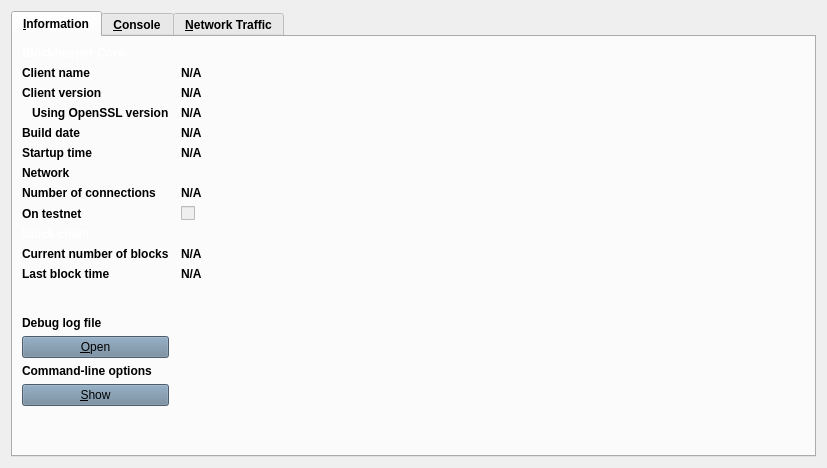
<?xml version="1.0" encoding="UTF-8"?>
<ui version="4.0">
 <class>RPCConsole</class>
 <widget class="QDialog" name="RPCConsole">
  <property name="geometry">
   <rect>
    <x>0</x>
    <y>0</y>
    <width>827</width>
    <height>468</height>
   </rect>
  </property>
  <property name="font">
   <font>
    <weight>75</weight>
    <bold>true</bold>
   </font>
  </property>
  <property name="windowTitle">
   <string>Blockbeeper - Debug window</string>
  </property>
  <property name="styleSheet">
   <string notr="true">background-image: url(:/images/bkg);</string>
  </property>
  <layout class="QVBoxLayout" name="verticalLayout_2">
   <item>
    <widget class="QTabWidget" name="tabWidget">
     <property name="styleSheet">
      <string notr="true"/>
     </property>
     <property name="currentIndex">
      <number>0</number>
     </property>
     <widget class="QWidget" name="tab_info">
      <property name="styleSheet">
       <string notr="true"/>
      </property>
      <attribute name="title">
       <string>&amp;Information</string>
      </attribute>
      <layout class="QGridLayout" name="gridLayout" columnstretch="0,1">
       <property name="horizontalSpacing">
        <number>12</number>
       </property>
       <item row="0" column="0">
        <widget class="QLabel" name="label_9">
         <property name="font">
          <font>
           <weight>75</weight>
           <bold>true</bold>
          </font>
         </property>
         <property name="styleSheet">
          <string notr="true">background-image: url(:/images/bgbfree);</string>
         </property>
         <property name="text">
          <string>&lt;html&gt;&lt;head/&gt;&lt;body&gt;&lt;p&gt;&lt;span style=&quot; color:#ffffff;&quot;&gt;Blockbeeper Core&lt;/span&gt;&lt;/p&gt;&lt;/body&gt;&lt;/html&gt;</string>
         </property>
        </widget>
       </item>
       <item row="1" column="0">
        <widget class="QLabel" name="label_5">
         <property name="styleSheet">
          <string notr="true">background-image: url(:/images/bgbfree);</string>
         </property>
         <property name="text">
          <string>Client name</string>
         </property>
        </widget>
       </item>
       <item row="1" column="1">
        <widget class="QLabel" name="clientName">
         <property name="cursor">
          <cursorShape>IBeamCursor</cursorShape>
         </property>
         <property name="styleSheet">
          <string notr="true">background-image: url(:/images/bgbfree);</string>
         </property>
         <property name="text">
          <string>N/A</string>
         </property>
         <property name="textFormat">
          <enum>Qt::PlainText</enum>
         </property>
         <property name="textInteractionFlags">
          <set>Qt::LinksAccessibleByMouse|Qt::TextSelectableByKeyboard|Qt::TextSelectableByMouse</set>
         </property>
        </widget>
       </item>
       <item row="2" column="0">
        <widget class="QLabel" name="label_6">
         <property name="styleSheet">
          <string notr="true">background-image: url(:/images/bgbfree);</string>
         </property>
         <property name="text">
          <string>Client version</string>
         </property>
        </widget>
       </item>
       <item row="2" column="1">
        <widget class="QLabel" name="clientVersion">
         <property name="cursor">
          <cursorShape>IBeamCursor</cursorShape>
         </property>
         <property name="styleSheet">
          <string notr="true">background-image: url(:/images/bgbfree);</string>
         </property>
         <property name="text">
          <string>N/A</string>
         </property>
         <property name="textFormat">
          <enum>Qt::PlainText</enum>
         </property>
         <property name="textInteractionFlags">
          <set>Qt::LinksAccessibleByMouse|Qt::TextSelectableByKeyboard|Qt::TextSelectableByMouse</set>
         </property>
        </widget>
       </item>
       <item row="3" column="0">
        <widget class="QLabel" name="label_14">
         <property name="styleSheet">
          <string notr="true">background-image: url(:/images/bgbfree);</string>
         </property>
         <property name="text">
          <string>Using OpenSSL version</string>
         </property>
         <property name="indent">
          <number>10</number>
         </property>
        </widget>
       </item>
       <item row="3" column="1">
        <widget class="QLabel" name="openSSLVersion">
         <property name="cursor">
          <cursorShape>IBeamCursor</cursorShape>
         </property>
         <property name="styleSheet">
          <string notr="true">background-image: url(:/images/bgbfree);</string>
         </property>
         <property name="text">
          <string>N/A</string>
         </property>
         <property name="textFormat">
          <enum>Qt::PlainText</enum>
         </property>
         <property name="textInteractionFlags">
          <set>Qt::LinksAccessibleByMouse|Qt::TextSelectableByKeyboard|Qt::TextSelectableByMouse</set>
         </property>
        </widget>
       </item>
       <item row="4" column="0">
        <widget class="QLabel" name="label_12">
         <property name="styleSheet">
          <string notr="true">background-image: url(:/images/bgbfree);</string>
         </property>
         <property name="text">
          <string>Build date</string>
         </property>
        </widget>
       </item>
       <item row="4" column="1">
        <widget class="QLabel" name="buildDate">
         <property name="cursor">
          <cursorShape>IBeamCursor</cursorShape>
         </property>
         <property name="styleSheet">
          <string notr="true">background-image: url(:/images/bgbfree);</string>
         </property>
         <property name="text">
          <string>N/A</string>
         </property>
         <property name="textFormat">
          <enum>Qt::PlainText</enum>
         </property>
         <property name="textInteractionFlags">
          <set>Qt::LinksAccessibleByMouse|Qt::TextSelectableByKeyboard|Qt::TextSelectableByMouse</set>
         </property>
        </widget>
       </item>
       <item row="5" column="0">
        <widget class="QLabel" name="label_13">
         <property name="styleSheet">
          <string notr="true">background-image: url(:/images/bgbfree);</string>
         </property>
         <property name="text">
          <string>Startup time</string>
         </property>
        </widget>
       </item>
       <item row="5" column="1">
        <widget class="QLabel" name="startupTime">
         <property name="cursor">
          <cursorShape>IBeamCursor</cursorShape>
         </property>
         <property name="styleSheet">
          <string notr="true">background-image: url(:/images/bgbfree);</string>
         </property>
         <property name="text">
          <string>N/A</string>
         </property>
         <property name="textFormat">
          <enum>Qt::PlainText</enum>
         </property>
         <property name="textInteractionFlags">
          <set>Qt::LinksAccessibleByMouse|Qt::TextSelectableByKeyboard|Qt::TextSelectableByMouse</set>
         </property>
        </widget>
       </item>
       <item row="6" column="0">
        <widget class="QLabel" name="label_11">
         <property name="font">
          <font>
           <weight>75</weight>
           <bold>true</bold>
          </font>
         </property>
         <property name="styleSheet">
          <string notr="true">background-image: url(:/images/bgbfree);</string>
         </property>
         <property name="text">
          <string>Network</string>
         </property>
        </widget>
       </item>
       <item row="7" column="0">
        <widget class="QLabel" name="label_7">
         <property name="styleSheet">
          <string notr="true">background-image: url(:/images/bgbfree);</string>
         </property>
         <property name="text">
          <string>Number of connections</string>
         </property>
        </widget>
       </item>
       <item row="7" column="1">
        <widget class="QLabel" name="numberOfConnections">
         <property name="cursor">
          <cursorShape>IBeamCursor</cursorShape>
         </property>
         <property name="styleSheet">
          <string notr="true">background-image: url(:/images/bgbfree);</string>
         </property>
         <property name="text">
          <string>N/A</string>
         </property>
         <property name="textFormat">
          <enum>Qt::PlainText</enum>
         </property>
         <property name="textInteractionFlags">
          <set>Qt::LinksAccessibleByMouse|Qt::TextSelectableByKeyboard|Qt::TextSelectableByMouse</set>
         </property>
        </widget>
       </item>
       <item row="8" column="0">
        <widget class="QLabel" name="label_8">
         <property name="styleSheet">
          <string notr="true">background-image: url(:/images/bgbfree);</string>
         </property>
         <property name="text">
          <string>On testnet</string>
         </property>
        </widget>
       </item>
       <item row="8" column="1">
        <widget class="QCheckBox" name="isTestNet">
         <property name="enabled">
          <bool>false</bool>
         </property>
         <property name="styleSheet">
          <string notr="true">background-image: url(:/images/bgbfree);</string>
         </property>
         <property name="text">
          <string/>
         </property>
        </widget>
       </item>
       <item row="9" column="0">
        <widget class="QLabel" name="label_10">
         <property name="font">
          <font>
           <weight>75</weight>
           <bold>true</bold>
          </font>
         </property>
         <property name="styleSheet">
          <string notr="true">background-image: url(:/images/bgbfree);</string>
         </property>
         <property name="text">
          <string>&lt;html&gt;&lt;head/&gt;&lt;body&gt;&lt;p&gt;&lt;span style=&quot; color:#ffffff;&quot;&gt;Block chain&lt;/span&gt;&lt;/p&gt;&lt;/body&gt;&lt;/html&gt;</string>
         </property>
        </widget>
       </item>
       <item row="10" column="0">
        <widget class="QLabel" name="label_3">
         <property name="styleSheet">
          <string notr="true">background-image: url(:/images/bgbfree);</string>
         </property>
         <property name="text">
          <string>Current number of blocks</string>
         </property>
        </widget>
       </item>
       <item row="10" column="1">
        <widget class="QLabel" name="numberOfBlocks">
         <property name="cursor">
          <cursorShape>IBeamCursor</cursorShape>
         </property>
         <property name="styleSheet">
          <string notr="true">background-image: url(:/images/bgbfree);</string>
         </property>
         <property name="text">
          <string>N/A</string>
         </property>
         <property name="textFormat">
          <enum>Qt::PlainText</enum>
         </property>
         <property name="textInteractionFlags">
          <set>Qt::LinksAccessibleByMouse|Qt::TextSelectableByKeyboard|Qt::TextSelectableByMouse</set>
         </property>
        </widget>
       </item>
       <item row="11" column="0">
        <widget class="QLabel" name="label_2">
         <property name="styleSheet">
          <string notr="true">background-image: url(:/images/bgbfree);</string>
         </property>
         <property name="text">
          <string>Last block time</string>
         </property>
        </widget>
       </item>
       <item row="11" column="1">
        <widget class="QLabel" name="lastBlockTime">
         <property name="cursor">
          <cursorShape>IBeamCursor</cursorShape>
         </property>
         <property name="styleSheet">
          <string notr="true">background-image: url(:/images/bgbfree);</string>
         </property>
         <property name="text">
          <string>N/A</string>
         </property>
         <property name="textFormat">
          <enum>Qt::PlainText</enum>
         </property>
         <property name="textInteractionFlags">
          <set>Qt::LinksAccessibleByMouse|Qt::TextSelectableByKeyboard|Qt::TextSelectableByMouse</set>
         </property>
        </widget>
       </item>
       <item row="12" column="0">
        <spacer name="verticalSpacer_2">
         <property name="orientation">
          <enum>Qt::Vertical</enum>
         </property>
         <property name="sizeHint" stdset="0">
          <size>
           <width>20</width>
           <height>20</height>
          </size>
         </property>
        </spacer>
       </item>
       <item row="13" column="0">
        <widget class="QLabel" name="labelDebugLogfile">
         <property name="font">
          <font>
           <weight>75</weight>
           <bold>true</bold>
          </font>
         </property>
         <property name="styleSheet">
          <string notr="true">background-image: url(:/images/bgbfree);</string>
         </property>
         <property name="text">
          <string>Debug log file</string>
         </property>
        </widget>
       </item>
       <item row="14" column="0">
        <widget class="QPushButton" name="openDebugLogfileButton">
         <property name="toolTip">
          <string>Open the Blockbeeper debug log file from the current data directory. This can take a few seconds for large log files.</string>
         </property>
         <property name="styleSheet">
          <string notr="true">background-color: rgb(106, 131, 154);</string>
         </property>
         <property name="text">
          <string>&amp;Open</string>
         </property>
         <property name="autoDefault">
          <bool>false</bool>
         </property>
        </widget>
       </item>
       <item row="15" column="0">
        <widget class="QLabel" name="labelCLOptions">
         <property name="font">
          <font>
           <weight>75</weight>
           <bold>true</bold>
          </font>
         </property>
         <property name="styleSheet">
          <string notr="true">background-image: url(:/images/bgbfree);</string>
         </property>
         <property name="text">
          <string>Command-line options</string>
         </property>
        </widget>
       </item>
       <item row="16" column="0">
        <widget class="QPushButton" name="showCLOptionsButton">
         <property name="toolTip">
          <string>Show the Blockbeeper-Qt help message to get a list with possible Blockbeeper command-line options.</string>
         </property>
         <property name="styleSheet">
          <string notr="true">background-color: rgb(106, 131, 154);</string>
         </property>
         <property name="text">
          <string>&amp;Show</string>
         </property>
         <property name="autoDefault">
          <bool>false</bool>
         </property>
        </widget>
       </item>
       <item row="17" column="0">
        <spacer name="verticalSpacer">
         <property name="orientation">
          <enum>Qt::Vertical</enum>
         </property>
         <property name="sizeHint" stdset="0">
          <size>
           <width>20</width>
           <height>40</height>
          </size>
         </property>
        </spacer>
       </item>
      </layout>
     </widget>
     <widget class="QWidget" name="tab_console">
      <attribute name="title">
       <string>&amp;Console</string>
      </attribute>
      <layout class="QVBoxLayout" name="verticalLayout_3">
       <property name="spacing">
        <number>3</number>
       </property>
       <item>
        <widget class="QTextEdit" name="messagesWidget">
         <property name="minimumSize">
          <size>
           <width>0</width>
           <height>100</height>
          </size>
         </property>
         <property name="font">
          <font>
           <weight>75</weight>
           <bold>true</bold>
          </font>
         </property>
         <property name="styleSheet">
          <string notr="true">background-image: url(:/images/bgbfree);</string>
         </property>
         <property name="readOnly">
          <bool>true</bool>
         </property>
         <property name="tabKeyNavigation" stdset="0">
          <bool>false</bool>
         </property>
         <property name="columnCount" stdset="0">
          <number>2</number>
         </property>
        </widget>
       </item>
       <item>
        <layout class="QHBoxLayout" name="horizontalLayout">
         <property name="spacing">
          <number>3</number>
         </property>
         <item>
          <widget class="QLabel" name="label">
           <property name="styleSheet">
            <string notr="true">background-image: url(:/images/bgbfree);</string>
           </property>
           <property name="text">
            <string notr="true">&gt;</string>
           </property>
          </widget>
         </item>
         <item>
          <widget class="QLineEdit" name="lineEdit">
           <property name="styleSheet">
            <string notr="true">background-image: url(:/images/gr);</string>
           </property>
          </widget>
         </item>
         <item>
          <widget class="QPushButton" name="clearButton">
           <property name="maximumSize">
            <size>
             <width>24</width>
             <height>24</height>
            </size>
           </property>
           <property name="toolTip">
            <string>Clear console</string>
           </property>
           <property name="styleSheet">
            <string notr="true">background-color: rgb(106, 131, 154);
background-image: url(:/images/bgbfree);</string>
           </property>
           <property name="text">
            <string/>
           </property>
           <property name="icon">
            <iconset resource="../bitcoin.qrc">
             <normaloff>:/icons/remove</normaloff>:/icons/remove</iconset>
           </property>
           <property name="shortcut">
            <string notr="true">Ctrl+L</string>
           </property>
           <property name="autoDefault">
            <bool>false</bool>
           </property>
          </widget>
         </item>
        </layout>
       </item>
      </layout>
     </widget>
     <widget class="QWidget" name="tab">
      <attribute name="title">
       <string>&amp;Network Traffic</string>
      </attribute>
      <layout class="QHBoxLayout" name="horizontalLayout_3">
       <item>
        <layout class="QVBoxLayout" name="verticalLayout_4">
         <item>
          <widget class="TrafficGraphWidget" name="trafficGraph" native="true">
           <property name="sizePolicy">
            <sizepolicy hsizetype="Expanding" vsizetype="Expanding">
             <horstretch>0</horstretch>
             <verstretch>0</verstretch>
            </sizepolicy>
           </property>
           <property name="styleSheet">
            <string notr="true">background-image: url(:/images/bgbfree);</string>
           </property>
          </widget>
         </item>
         <item>
          <layout class="QHBoxLayout" name="horizontalLayout_2">
           <item>
            <widget class="QSlider" name="sldGraphRange">
             <property name="styleSheet">
              <string notr="true">background-image: url(:/images/bgbfree);</string>
             </property>
             <property name="minimum">
              <number>1</number>
             </property>
             <property name="maximum">
              <number>288</number>
             </property>
             <property name="pageStep">
              <number>12</number>
             </property>
             <property name="value">
              <number>6</number>
             </property>
             <property name="orientation">
              <enum>Qt::Horizontal</enum>
             </property>
            </widget>
           </item>
           <item>
            <widget class="QLabel" name="lblGraphRange">
             <property name="minimumSize">
              <size>
               <width>100</width>
               <height>0</height>
              </size>
             </property>
             <property name="styleSheet">
              <string notr="true">background-image: url(:/images/bgbfree);</string>
             </property>
             <property name="alignment">
              <set>Qt::AlignCenter</set>
             </property>
            </widget>
           </item>
           <item>
            <widget class="QPushButton" name="btnClearTrafficGraph">
             <property name="styleSheet">
              <string notr="true">background-color: rgb(106, 131, 154);
background-image: url(:/images/bgbfree);</string>
             </property>
             <property name="text">
              <string>&amp;Clear</string>
             </property>
            </widget>
           </item>
          </layout>
         </item>
        </layout>
       </item>
       <item>
        <layout class="QVBoxLayout" name="verticalLayout">
         <item>
          <widget class="QGroupBox" name="groupBox">
           <property name="styleSheet">
            <string notr="true">background-image: url(:/images/bgbfree);</string>
           </property>
           <property name="title">
            <string>Totals</string>
           </property>
           <layout class="QVBoxLayout" name="verticalLayout_5">
            <item>
             <layout class="QHBoxLayout" name="horizontalLayout_4">
              <item>
               <widget class="Line" name="line">
                <property name="sizePolicy">
                 <sizepolicy hsizetype="Fixed" vsizetype="Fixed">
                  <horstretch>0</horstretch>
                  <verstretch>0</verstretch>
                 </sizepolicy>
                </property>
                <property name="minimumSize">
                 <size>
                  <width>10</width>
                  <height>0</height>
                 </size>
                </property>
                <property name="palette">
                 <palette>
                  <active>
                   <colorrole role="Light">
                    <brush brushstyle="SolidPattern">
                     <color alpha="255">
                      <red>0</red>
                      <green>255</green>
                      <blue>0</blue>
                     </color>
                    </brush>
                   </colorrole>
                  </active>
                  <inactive>
                   <colorrole role="Light">
                    <brush brushstyle="SolidPattern">
                     <color alpha="255">
                      <red>0</red>
                      <green>255</green>
                      <blue>0</blue>
                     </color>
                    </brush>
                   </colorrole>
                  </inactive>
                  <disabled>
                   <colorrole role="Light">
                    <brush brushstyle="SolidPattern">
                     <color alpha="255">
                      <red>0</red>
                      <green>255</green>
                      <blue>0</blue>
                     </color>
                    </brush>
                   </colorrole>
                  </disabled>
                 </palette>
                </property>
                <property name="orientation">
                 <enum>Qt::Horizontal</enum>
                </property>
               </widget>
              </item>
              <item>
               <widget class="QLabel" name="label_16">
                <property name="styleSheet">
                 <string notr="true">background-image: url(:/images/bgbfree);</string>
                </property>
                <property name="text">
                 <string>In:</string>
                </property>
               </widget>
              </item>
              <item>
               <widget class="QLabel" name="lblBytesIn">
                <property name="minimumSize">
                 <size>
                  <width>50</width>
                  <height>0</height>
                 </size>
                </property>
                <property name="styleSheet">
                 <string notr="true">background-image: url(:/images/bgbfree);</string>
                </property>
                <property name="alignment">
                 <set>Qt::AlignRight|Qt::AlignTrailing|Qt::AlignVCenter</set>
                </property>
               </widget>
              </item>
             </layout>
            </item>
            <item>
             <layout class="QHBoxLayout" name="horizontalLayout_5">
              <item>
               <widget class="Line" name="line_2">
                <property name="sizePolicy">
                 <sizepolicy hsizetype="Fixed" vsizetype="Fixed">
                  <horstretch>0</horstretch>
                  <verstretch>0</verstretch>
                 </sizepolicy>
                </property>
                <property name="minimumSize">
                 <size>
                  <width>10</width>
                  <height>0</height>
                 </size>
                </property>
                <property name="palette">
                 <palette>
                  <active>
                   <colorrole role="Light">
                    <brush brushstyle="SolidPattern">
                     <color alpha="255">
                      <red>255</red>
                      <green>0</green>
                      <blue>0</blue>
                     </color>
                    </brush>
                   </colorrole>
                  </active>
                  <inactive>
                   <colorrole role="Light">
                    <brush brushstyle="SolidPattern">
                     <color alpha="255">
                      <red>255</red>
                      <green>0</green>
                      <blue>0</blue>
                     </color>
                    </brush>
                   </colorrole>
                  </inactive>
                  <disabled>
                   <colorrole role="Light">
                    <brush brushstyle="SolidPattern">
                     <color alpha="255">
                      <red>255</red>
                      <green>0</green>
                      <blue>0</blue>
                     </color>
                    </brush>
                   </colorrole>
                  </disabled>
                 </palette>
                </property>
                <property name="orientation">
                 <enum>Qt::Horizontal</enum>
                </property>
               </widget>
              </item>
              <item>
               <widget class="QLabel" name="label_17">
                <property name="styleSheet">
                 <string notr="true">background-image: url(:/images/bgbfree);</string>
                </property>
                <property name="text">
                 <string>Out:</string>
                </property>
               </widget>
              </item>
              <item>
               <widget class="QLabel" name="lblBytesOut">
                <property name="minimumSize">
                 <size>
                  <width>50</width>
                  <height>0</height>
                 </size>
                </property>
                <property name="styleSheet">
                 <string notr="true">background-image: url(:/images/bgbfree);</string>
                </property>
                <property name="alignment">
                 <set>Qt::AlignRight|Qt::AlignTrailing|Qt::AlignVCenter</set>
                </property>
               </widget>
              </item>
             </layout>
            </item>
            <item>
             <spacer name="verticalSpacer_4">
              <property name="orientation">
               <enum>Qt::Vertical</enum>
              </property>
              <property name="sizeHint" stdset="0">
               <size>
                <width>20</width>
                <height>407</height>
               </size>
              </property>
             </spacer>
            </item>
           </layout>
          </widget>
         </item>
        </layout>
       </item>
      </layout>
     </widget>
    </widget>
   </item>
  </layout>
 </widget>
 <customwidgets>
  <customwidget>
   <class>TrafficGraphWidget</class>
   <extends>QWidget</extends>
   <header>trafficgraphwidget.h</header>
   <container>1</container>
   <slots>
    <slot>clear()</slot>
   </slots>
  </customwidget>
 </customwidgets>
 <resources>
  <include location="../bitcoin.qrc"/>
 </resources>
 <connections/>
</ui>
